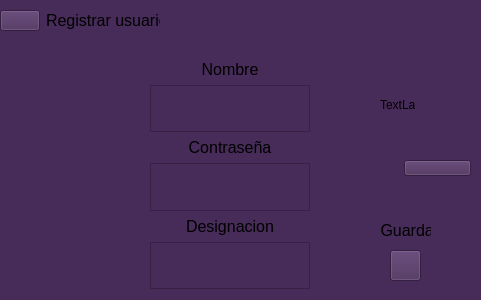
<?xml version="1.0" encoding="UTF-8"?>
<ui version="4.0">
 <class>Form</class>
 <widget class="QWidget" name="Form">
  <property name="geometry">
   <rect>
    <x>0</x>
    <y>0</y>
    <width>481</width>
    <height>300</height>
   </rect>
  </property>
  <property name="windowTitle">
   <string>Form</string>
  </property>
  <property name="styleSheet">
   <string notr="true">background-color: rgb(71, 43, 88);</string>
  </property>
  <widget class="QWidget" name="horizontalLayoutWidget">
   <property name="geometry">
    <rect>
     <x>0</x>
     <y>10</y>
     <width>160</width>
     <height>21</height>
    </rect>
   </property>
   <layout class="QHBoxLayout" name="horizontalLayout">
    <item>
     <widget class="QPushButton" name="pushButton">
      <property name="text">
       <string/>
      </property>
      <property name="icon">
       <iconset>
        <normaloff>../../images/left-direction_81935.png</normaloff>../../images/left-direction_81935.png</iconset>
      </property>
     </widget>
    </item>
    <item>
     <widget class="QLabel" name="label">
      <property name="text">
       <string>&lt;html&gt;&lt;head/&gt;&lt;body&gt;&lt;p align=&quot;center&quot;&gt;&lt;span style=&quot; font-size:12pt;&quot;&gt;Registrar usuarios&lt;/span&gt;&lt;/p&gt;&lt;/body&gt;&lt;/html&gt;</string>
      </property>
     </widget>
    </item>
   </layout>
  </widget>
  <widget class="QLabel" name="label_4">
   <property name="geometry">
    <rect>
     <x>380</x>
     <y>220</y>
     <width>51</width>
     <height>21</height>
    </rect>
   </property>
   <property name="text">
    <string>&lt;html&gt;&lt;head/&gt;&lt;body&gt;&lt;p align=&quot;center&quot;&gt;&lt;span style=&quot; font-size:12pt;&quot;&gt;Guardar&lt;/span&gt;&lt;/p&gt;&lt;/body&gt;&lt;/html&gt;</string>
   </property>
  </widget>
  <widget class="QLabel" name="label_7">
   <property name="geometry">
    <rect>
     <x>170</x>
     <y>100</y>
     <width>51</width>
     <height>21</height>
    </rect>
   </property>
   <property name="text">
    <string>&lt;html&gt;&lt;head/&gt;&lt;body&gt;&lt;p align=&quot;center&quot;&gt;&lt;span style=&quot; font-size:12pt;&quot;&gt;Foto&lt;/span&gt;&lt;/p&gt;&lt;/body&gt;&lt;/html&gt;</string>
   </property>
  </widget>
  <widget class="QWidget" name="verticalLayoutWidget">
   <property name="geometry">
    <rect>
     <x>150</x>
     <y>60</y>
     <width>160</width>
     <height>229</height>
    </rect>
   </property>
   <layout class="QVBoxLayout" name="verticalLayout">
    <item>
     <widget class="QLabel" name="label_2">
      <property name="text">
       <string>&lt;html&gt;&lt;head/&gt;&lt;body&gt;&lt;p align=&quot;center&quot;&gt;&lt;span style=&quot; font-size:12pt;&quot;&gt;Nombre&lt;/span&gt;&lt;/p&gt;&lt;/body&gt;&lt;/html&gt;</string>
      </property>
     </widget>
    </item>
    <item>
     <widget class="QTextEdit" name="textEdit"/>
    </item>
    <item>
     <widget class="QLabel" name="label_3">
      <property name="text">
       <string>&lt;html&gt;&lt;head/&gt;&lt;body&gt;&lt;p align=&quot;center&quot;&gt;&lt;span style=&quot; font-size:12pt;&quot;&gt;Contraseña&lt;/span&gt;&lt;/p&gt;&lt;/body&gt;&lt;/html&gt;</string>
      </property>
     </widget>
    </item>
    <item>
     <widget class="QTextEdit" name="textEdit_2"/>
    </item>
    <item>
     <widget class="QLabel" name="label_6">
      <property name="text">
       <string>&lt;html&gt;&lt;head/&gt;&lt;body&gt;&lt;p align=&quot;center&quot;&gt;&lt;span style=&quot; font-size:12pt;&quot;&gt;Designacion&lt;/span&gt;&lt;/p&gt;&lt;/body&gt;&lt;/html&gt;</string>
      </property>
     </widget>
    </item>
    <item>
     <widget class="QTextEdit" name="textEdit_3"/>
    </item>
   </layout>
  </widget>
  <widget class="QWidget" name="horizontalLayoutWidget_2">
   <property name="geometry">
    <rect>
     <x>330</x>
     <y>160</y>
     <width>141</width>
     <height>16</height>
    </rect>
   </property>
   <layout class="QHBoxLayout" name="horizontalLayout_2">
    <item>
     <widget class="QLabel" name="label_5">
      <property name="text">
       <string/>
      </property>
      <property name="scaledContents">
       <bool>true</bool>
      </property>
     </widget>
    </item>
    <item>
     <widget class="QPushButton" name="pushButton_2">
      <property name="text">
       <string/>
      </property>
      <property name="icon">
       <iconset>
        <normaloff>../../images/arrow_18388307.png</normaloff>../../images/arrow_18388307.png</iconset>
      </property>
     </widget>
    </item>
   </layout>
  </widget>
  <widget class="QPushButton" name="pushButton_3">
   <property name="geometry">
    <rect>
     <x>390</x>
     <y>250</y>
     <width>31</width>
     <height>31</height>
    </rect>
   </property>
   <property name="text">
    <string/>
   </property>
   <property name="icon">
    <iconset>
     <normaloff>../../images/floppy-disk_620785.png</normaloff>../../images/floppy-disk_620785.png</iconset>
   </property>
   <property name="iconSize">
    <size>
     <width>20</width>
     <height>20</height>
    </size>
   </property>
  </widget>
  <widget class="QLabel" name="label_8">
   <property name="geometry">
    <rect>
     <x>380</x>
     <y>100</y>
     <width>35</width>
     <height>10</height>
    </rect>
   </property>
   <property name="text">
    <string>TextLabel</string>
   </property>
  </widget>
 </widget>
 <resources/>
 <connections/>
</ui>
